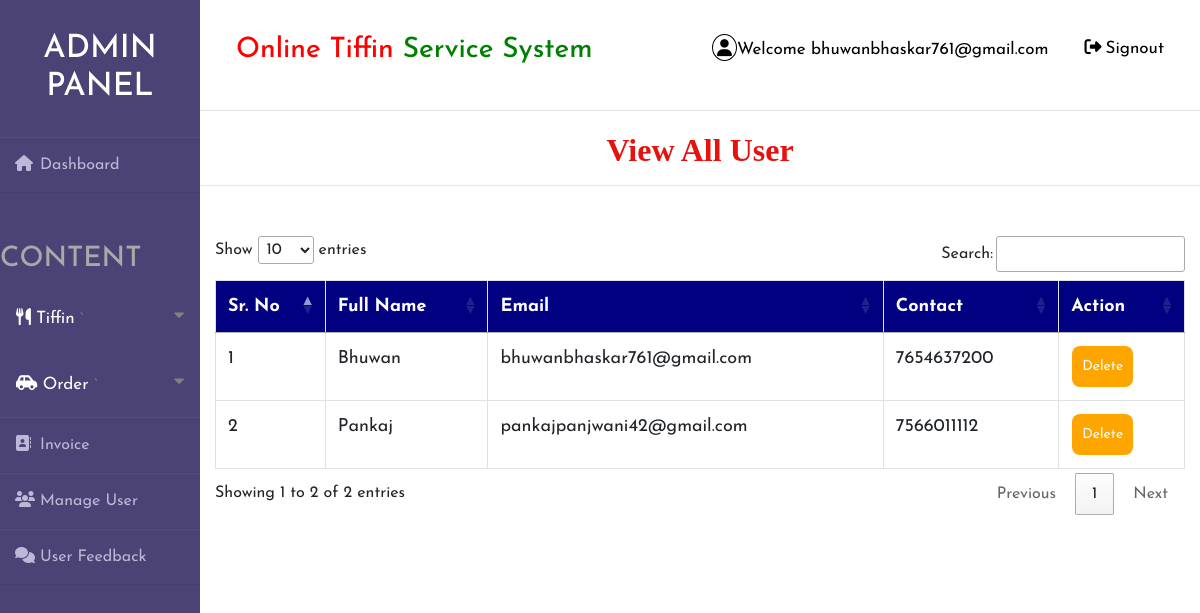
The page /view_user (signed in) on the database its author committed.
### tiffin/models.py (models this page shows, shortened)
class Signup(models.Model):
    user = models.ForeignKey(User, on_delete=models.CASCADE, null=True)
    contact = models.CharField(max_length=10, null=True)
    image = models.FileField(null=True)

### tiffin/views.py (the view)
# urls.py: path('view_user', view_user, name="view_user"),
def view_user(request):
    if not request.user.is_authenticated:
        return redirect('login_admin')
    pro1 = Signup.objects.all()
    d = {'pro': pro1}
    return render(request,'view_user.html',d)

### tiffin/templates/view_user.html (shortened to what this page needs)
{% extends 'admin_nav.html' %}
{% block body %}
<center><h2 style = "font-family : 'Monotype Corsiva' ; color : #E6120E ; font-weight : bold;margin-top:2%">View All User</h2></center><hr>
 <div class="container">
<table class="table table-bordered" id="myTable">
  <thead>
  <tr>
    <th>Sr. No</th>
    <th>Full Name</th>
    <th>Email</th>
    <th>Contact</th>
    <th>Action</th>
  </tr>
  </thead>
   <tbody>
{% for i in pro %}
  <tr>
      <td>{{forloop.counter}}</td>
    <td>{{i.user.first_name}} {{i.profile.signup.user.last_name}}</td>
    <td>{{i.user.username}}</td>
    <td>{{i.contact}}</td>
    <td><a href="{% url 'delete_user' i.user.id %}"><button class="button button1" onclick="return confirm('Are you sure?')">Delete</button></a></td>
  </tr>
   {% endfor %}
    </tbody>
</table>
 </div>
{% endblock %}

### tiffin/templates/admin_nav.html (shortened to what this page needs)
<!DOCTYPE html>
<html lang="en">
{% load static %}
<head>
	<link rel="stylesheet" href="{% static 'style1.css' %}">
    <link rel="stylesheet" href="https://cdnjs.cloudflare.com/ajax/libs/font-awesome/4.7.0/css/font-awesome.min.css">
    <link rel="stylesheet" href="https://maxcdn.bootstrapcdn.com/bootstrap/4.0.0/css/bootstrap.min.css">
  <link rel = stylesheet href = "//cdn.datatables.net/1.10.19/css/jquery.dataTables.min.css">
</head>
<body>
<div class="wrapper">
    <div class="sidebar">
        <h2>Admin Panel</h2>
        <ul>
            <li style="margin-bottom:50px"><a href="{% url 'admin_home' %}"><i class="fas fa-home"></i>Dashboard</a></li>
            <h3 style="color:Darkgrey;margin-bottom:10px">CONTENT</h3>
            <button class="dropdown dropdown-btn nav-link" style="padding-top:20px;padding-bottom:20px">
                <a href="#" style="color: #fff"><i class="fas fa-utensils"></i>
                    Tiffin</a>
    `           <i class="fa fa-caret-down"></i>
            </button>
            <button class="dropdown-btn nav-link" style="padding-top:20px;padding-bottom:20px">
                <a href="" style="color: #fff"><i class="fas fa-car-side"></i>
                    Order</a>
    `           <i class="fa fa-caret-down"></i>
            </button>
            <li><a href="{% url 'order_invoice' %}"><i class="fas fa-address-book"></i>Invoice</a></li>
            <li><a href="{% url 'view_user' %}"><i class="fas fa-users"></i>Manage User</a></li>
            <li><a href="{% url 'view_feedback' %}"><i class="fas fa-comments"></i>User Feedback</a></li>
</ul>
    </div>
    <div class="main_content">
        <div class="header"><div class="topnav">
  <a class="active" href="#home"><h3><span style="color:red">Online Tiffin</span> <span style="color:green">Service System</span></h3></a>
  <div class="topnav-right">
    <a href="#search"><i style="padding:4px;border-radius:50%;border:1px solid black" class="fas fa-user"></i>Welcome {{request.user.username}}</a>
    <a href="{% url 'logout' %}"><i style="padding:4px;bborder:1px solid black" class="fas fa-sign-out-alt"></i>Signout</a>
  </div>
</div>
</div>
        {% block body %}
        {% endblock %}
    </div>
</div>
</body>
</html>

### tiffin/static/style1.css (style rules this page uses)
* { margin: 0; padding: 0; box-sizing: border-box; list-style: none; text-decoration: none; font-family: 'Josefin Sans', sans-serif; }
body { background-color: #f3f5f9; }
.wrapper { display: flex; position: relative; }
.wrapper .sidebar { width: 200px; height: 100%; background: #4b4276; padding: 30px 0px; position: fixed; }
.wrapper .sidebar h2 { color: #fff; text-transform: uppercase; text-align: center; margin-bottom: 30px; }
.wrapper .sidebar ul li { padding: 15px; border-bottom: 1px solid #bdb8d7; border-bottom: 1px solid rgba(0,0,0,0.05); border-top: 1px solid rgba(255,255,255,0.05); }
.wrapper .sidebar ul li a { color: #bdb8d7; display: block; }
.wrapper .sidebar ul li a .fas { width: 25px; }
.wrapper .main_content { width: 100%; margin-left: 200px; }
.wrapper .main_content .header { padding: 20px; background: #fff; color: #717171; border-bottom: 1px solid #e0e4e8; }
.topnav { overflow: hidden; background-color: #fff; }
.topnav a { float: left; color: black; text-align: center; padding: 14px 16px; text-decoration: none; font-size: 17px; }
.topnav-right { float: right; }

### tiffin/templates/admin_nav.html (style rules this page uses)
.button { background-color: orange; border: none; color: white; padding: 10px; text-align: center; text-decoration: none; display: inline-block; font-size: 14px; margin: 1px 1px; cursor: pointer; }
.button1 { border-radius: 8px; }
* { box-sizing: border-box; }
#myTable { border-collapse: collapse; width: 100%; border: 1px solid #ddd; font-size: 18px; }
#myTable th { text-align: left; padding: 12px; background-color: Navy; color: white; }
#myTable td { text-align: left; padding: 12px; background-color: white; }
#myTable tr { border-bottom: 1px solid #ddd; }
body { font-family: "Lato", sans-serif; }
.sidenav a, .dropdown-btn { padding: 6px 8px 6px 16px; text-decoration: none; font-size: 20px; color: #818181; display: block; border: none; background: none; width: 100%; text-align: left; cursor: pointer; outline: none; }
.fa-caret-down { float: right; padding-right: 8px; }
.nav-link { font-size:17px; }

### rows shown on the page
Signup: user.first_name "Bhuwan", user.username "bhuwanbhaskar761@gmail.com", contact "7654637200"
Signup: user.first_name "Pankaj", user.username "pankajpanjwani42@gmail.com", contact "7566011112"

### other values the page prints
{{ request.user.username }} "bhuwanbhaskar761@gmail.com"
